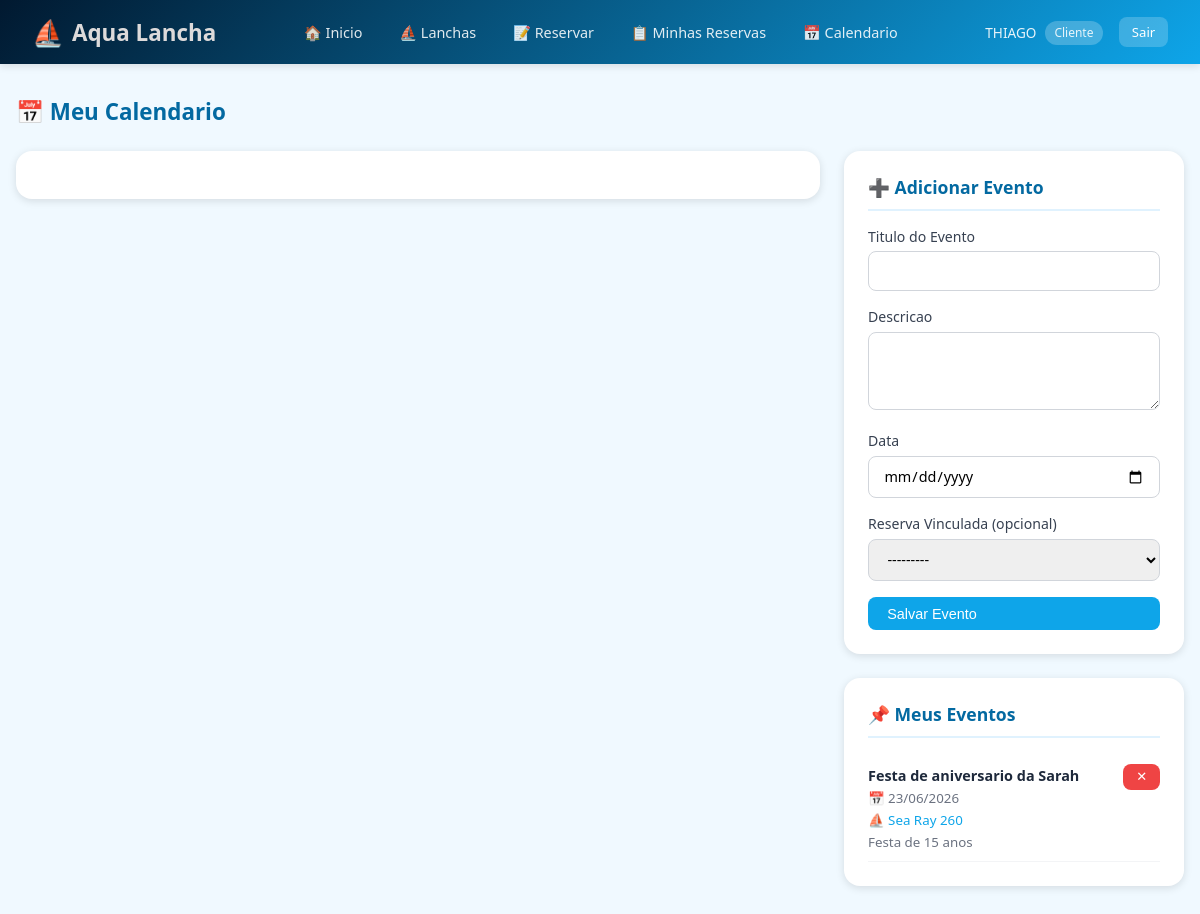
The page /cliente/calendario/ (signed in) on the database its author committed.
### core/models.py (models this page shows, shortened)
class Usuario(AbstractUser):
    TIPOS = [
        ('admin', 'Administrador'),
        ('funcionario', 'Funcionario'),
        ('cliente', 'Cliente'),
    ]
    tipo = models.CharField(max_length=20, choices=TIPOS, default='cliente')
    telefone = models.CharField(max_length=20, blank=True)
    cpf = models.CharField(max_length=14, blank=True)
    data_nascimento = models.DateField(null=True, blank=True)
    endereco = models.TextField(blank=True)
    criado_em = models.DateTimeField(auto_now_add=True)

class EventoCalendario(models.Model):
    usuario = models.ForeignKey(Usuario, on_delete=models.CASCADE, related_name='eventos')
    titulo = models.CharField(max_length=200)
    descricao = models.TextField(blank=True)
    data = models.DateField()
    reserva = models.ForeignKey(Reserva, on_delete=models.SET_NULL, null=True, blank=True, related_name='eventos')
    criado_em = models.DateTimeField(auto_now_add=True)
    class Meta:
        ordering = ['data']

class Reserva(models.Model):
    STATUS = [
        ('pendente', 'Pendente'),
        ('confirmada', 'Confirmada'),
        ('cancelada', 'Cancelada'),
        ('concluida', 'Concluida'),
    ]
    cliente = models.ForeignKey(Usuario, on_delete=models.CASCADE, related_name='reservas')
    lancha = models.ForeignKey(Lancha, on_delete=models.CASCADE, related_name='reservas')
    data_inicio = models.DateTimeField()
    data_fim = models.DateTimeField()
    quantidade_pessoas = models.IntegerField()
    status = models.CharField(max_length=20, choices=STATUS, default='confirmada')
    observacoes = models.TextField(blank=True)
    valor_total = models.DecimalField(max_digits=10, decimal_places=2, default=0)
    criado_por = models.ForeignKey(Usuario, on_delete=models.SET_NULL, null=True, blank=True, related_name='reservas_criadas')
    criado_em = models.DateTimeField(auto_now_add=True)
    def __str__(self):
        return f"Reserva #{self.id} - {self.cliente.get_full_name() or self.cliente.username} - {self.lancha.nome}"

class Lancha(models.Model):
    nome = models.CharField(max_length=100)
    descricao = models.TextField(blank=True)
    capacidade = models.IntegerField()
    preco_hora = models.DecimalField(max_digits=10, decimal_places=2)
    ativa = models.BooleanField(default=True)
    imagem_url = models.URLField(blank=True)
    criado_em = models.DateTimeField(auto_now_add=True)
    atualizado_em = models.DateTimeField(auto_now=True)

### core/views.py (the view)
# urls.py: path('cliente/calendario/', views.cliente_calendario, name='cliente_calendario'),
@login_required
def cliente_calendario(request):
    if request.user.tipo != 'cliente':
        return redirect('index')
    eventos = EventoCalendario.objects.filter(usuario=request.user)
    eventos_json = []
    for e in eventos:
        color = '#0ea5e9'
        if e.reserva:
            color = '#10b981'
        eventos_json.append({
            'id': e.id,
            'title': e.titulo,
            'start': e.data.isoformat(),
            'color': color,
            'extendedProps': {
                'descricao': e.descricao,
                'reserva': str(e.reserva) if e.reserva else None,
            }
        })
    if request.method == 'POST':
        form = EventoForm(request.user, request.POST)
        if form.is_valid():
            evento = form.save(commit=False)
            evento.usuario = request.user
            evento.save()
            messages.success(request, 'Evento adicionado ao calendario!')
            return redirect('cliente_calendario')
    else:
        form = EventoForm(request.user)
    return render(request, 'core/cliente/calendario.html', {
        'form': form,
        'eventos_json': eventos_json,
        'eventos': eventos,
    })

### core/forms.py
class EventoForm(forms.ModelForm):
    class Meta:
        model = EventoCalendario
        fields = ['titulo', 'descricao', 'data', 'reserva']
        labels = {
            'titulo': 'Titulo do Evento',
            'descricao': 'Descricao',
            'data': 'Data',
            'reserva': 'Reserva Vinculada (opcional)',
        }
        widgets = {
            'data': forms.DateInput(attrs={'type': 'date'}),
            'descricao': forms.Textarea(attrs={'rows': 3}),
        }
    def __init__(self, user, *args, **kwargs):
        super().__init__(*args, **kwargs)
        self.fields['reserva'].queryset = Reserva.objects.filter(cliente=user)
        self.fields['reserva'].required = False

### core/templates/core/cliente/calendario.html (shortened to what this page needs)
{% extends 'core/base.html' %}
{% block content %}
<div class="page-header">
  <h1>📅 Meu Calendario</h1>
</div>
<div style="display:grid;grid-template-columns:1fr 340px;gap:1.5rem;align-items:start">
<div class="card">
</div>
<div>
  <div class="card">
    <div class="card-title">➕ Adicionar Evento</div>
    <form method="post">
      {% for field in form %}
      <div class="form-group">
        <label>{{ field.label }}</label>
        {{ field }}
      </div>
      {% endfor %}
      <button type="submit" class="btn btn-primary" style="width:100%">Salvar Evento</button>
    </form>
  </div>
  <div class="card">
    <div class="card-title">📌 Meus Eventos</div>
    {% for e in eventos %}
    <div style="padding:.6rem 0;border-bottom:1px solid #f3f4f6;display:flex;justify-content:space-between;align-items:start">
      <div>
        <strong style="font-size:.9rem">{{ e.titulo }}</strong><br>
        <small style="color:#6b7280">📅 {{ e.data|date:"d/m/Y" }}</small>
        {% if e.reserva %}<br><small style="color:#0ea5e9">⛵ {{ e.reserva.lancha.nome }}</small>{% endif %}
        {% if e.descricao %}<br><small style="color:#6b7280">{{ e.descricao|truncatechars:50 }}</small>{% endif %}
      </div>
      <form method="post" action="{% url 'cliente_evento_excluir' e.pk %}">
        <button class="btn btn-danger btn-sm" onclick="return confirm('Remover evento?')" title="Remover">✕</button>
      </form>
    </div>
    {% empty %}<p style="color:#6b7280;font-size:.88rem">Nenhum evento adicionado.</p>{% endfor %}
  </div>
</div>
</div>
<link href='https://cdn.jsdelivr.net/npm/fullcalendar@6.1.10/index.global.min.css' rel='stylesheet' />
{% endblock %}

### core/templates/core/base.html (shortened to what this page needs)
<!DOCTYPE html>
<html lang="pt-BR">
<head>
{% load static %}
</head>
<body>
{% if user.is_authenticated %}
<nav class="navbar">
  <div class="brand"><span>⛵</span> Aqua Lancha</div>
  <div class="nav-links">
    {% if user.tipo == 'admin' %}
      <a href="{% url 'admin_dashboard' %}">🏠 Dashboard</a>
      <a href="{% url 'admin_lanchas' %}">⛵ Lanchas</a>
      <a href="{% url 'admin_clientes' %}">👥 Clientes</a>
      <a href="{% url 'admin_funcionarios' %}">👤 Funcionarios</a>
      <a href="{% url 'admin_reservas' %}">📋 Reservas</a>
    {% elif user.tipo == 'funcionario' %}
      <a href="{% url 'func_dashboard' %}">🏠 Dashboard</a>
      <a href="{% url 'func_lanchas' %}">⛵ Lanchas</a>
      <a href="{% url 'func_reservas' %}">📋 Reservas</a>
      <a href="{% url 'func_reservar' %}">➕ Nova Reserva</a>
      <a href="{% url 'func_cadastrar_cliente' %}">👤 Cadastrar Cliente</a>
    {% else %}
      <a href="{% url 'cliente_dashboard' %}">🏠 Inicio</a>
      <a href="{% url 'cliente_lanchas' %}">⛵ Lanchas</a>
      <a href="{% url 'cliente_reservar' %}">📝 Reservar</a>
      <a href="{% url 'cliente_minhas_reservas' %}">📋 Minhas Reservas</a>
      <a href="{% url 'cliente_calendario' %}">📅 Calendario</a>
    {% endif %}
  </div>
  <div style="display:flex;align-items:center;gap:1rem">
    <span class="nav-user">{{ user.first_name|default:user.username }} <span class="badge">{{ user.get_tipo_display }}</span></span>
    <a href="{% url 'logout' %}" class="btn btn-sm" style="background:rgba(255,255,255,.2);color:#fff">Sair</a>
  </div>
</nav>
{% endif %}
<div class="main">
  {% block content %}{% endblock %}
</div>
</body>
</html>

### core/templates/core/base.html (style rules this page uses)
* { margin:0;padding:0;box-sizing:border-box }
:root { --azul:#0ea5e9;--azul-dark:#0284c7;--azul-light:#e0f2fe; --verde:#10b981;--vermelho:#ef4444;--laranja:#f59e0b; --cinza:#6b7280;--cinza-light:#f3f4f6;--branco:#fff; --sombra:0 2px 8px rgba(0,0,0,.12); }
body { font-family:'Segoe UI',sans-serif;background:#f0f9ff;color:#1e293b;min-height:100vh }
a { text-decoration:none;color:inherit }
.navbar { background:linear-gradient(135deg,#011930,#0ea5e9);padding:0 2rem;display:flex;align-items:center;justify-content:space-between;height:64px;box-shadow:var(--sombra);position:sticky;top:0;z-index:100 }
.navbar .brand { color:#dddada;font-size:1.4rem;font-weight:700;display:flex;align-items:center;gap:.5rem }
.navbar .brand span { font-size:1.6rem }
.nav-links { display:flex;align-items:center;gap:.5rem }
.nav-links a { color:rgba(255,255,255,.88);padding:.5rem .9rem;border-radius:8px;font-size:.9rem;transition:.2s }
.nav-user { color:#fff;font-size:.85rem;opacity:.9 }
.badge { background:rgba(255,255,255,.25);padding:.2rem .6rem;border-radius:12px;font-size:.75rem;color:#fff;margin-left:.3rem }
.main { max-width:1200px;margin:0 auto;padding:2rem 1rem }
.card { background:#fff;border-radius:16px;box-shadow:var(--sombra);padding:1.5rem;margin-bottom:1.5rem }
.card-title { font-size:1.1rem;font-weight:600;color:#0369a1;margin-bottom:1rem;padding-bottom:.6rem;border-bottom:2px solid var(--azul-light) }
.btn { display:inline-flex;align-items:center;gap:.4rem;padding:.55rem 1.2rem;border-radius:8px;font-size:.9rem;font-weight:500;border:none;cursor:pointer;transition:.2s }
.btn-primary { background:var(--azul);color:#fff }
.btn-danger { background:var(--vermelho);color:#fff }
.btn-sm { padding:.35rem .8rem;font-size:.82rem }
.form-group { margin-bottom:1rem }
.form-group label { display:block;font-size:.88rem;font-weight:500;color:#374151;margin-bottom:.35rem }
.form-group input,.form-group select,.form-group textarea { width:100%;padding:.6rem .9rem;border:1.5px solid #d1d5db;border-radius:8px;font-size:.9rem;transition:.2s;font-family:inherit }
.page-header { display:flex;align-items:center;justify-content:space-between;margin-bottom:1.5rem }
.page-header h1 { font-size:1.4rem;font-weight:700;color:#0369a1 }

### rows shown on the page
Usuario: first_name "THIAGO", tipo "Cliente"
EventoCalendario: titulo "Festa de aniversario da Sarah", data "23/06/2026", reserva.lancha.nome "Sea Ray 260", descricao "Festa de 15 anos"

### other values the page prints
{{ field.label }} "Titulo do Evento" "Descricao" "Data" "Reserva Vinculada (opcional)"
